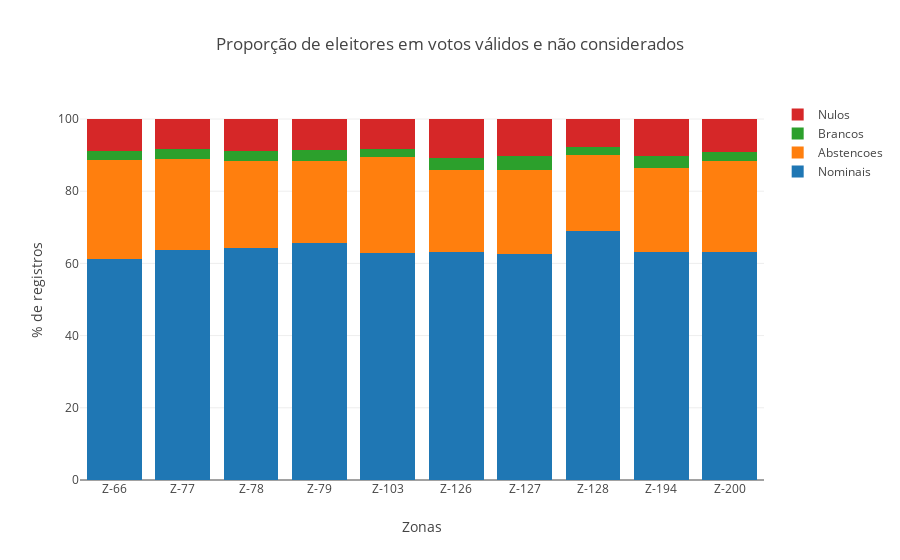

Notebook code for this chart:
### Markdown cell above
#### Visualizando a divisão entre os não considerados

### Code cell
title = 'Proporção de eleitores em votos válidos e não considerados'
props = ['votos_nominais', 'abstencoes', 'votos_brancos', 'votos_nulos']
labels = { 'votos_nominais': 'Nominais', 'abstencoes' : 'Abstencoes', 'votos_brancos': 'Brancos', 'votos_nulos': 'Nulos' }
traces = generateDataToStackedBar(go=go, x=_zonas, props=props, labels=labels, df=agrupado_por_zona)
fig = generatedStackedBar(go=go, data=traces, title=title, x='Zonas', y='% de registros')
py.iplot(fig)

### Figure 1 — Plotly figure (JSON) as saved in the notebook; plotly's stock layout.template omitted (floating-point values rounded to 4 significant figures)
{"data": [{"name": "Nominais", "type": "bar", "uid": "f4ba9272-e0a3-11e8-a9e0-5cc9d399d62a", "x": ["Z-66", "Z-77", "Z-78", "Z-79", "Z-103", "Z-126", "Z-127", "Z-128", "Z-194", "Z-200"], "y": [61.33, 63.6, 64.35, 65.53, 62.75, 63.21, 62.72, 69.06, 63.15, 63.21]}, {"name": "Abstencoes", "type": "bar", "uid": "f4ba9273-e0a3-11e8-a9e0-5cc9d399d62a", "x": ["Z-66", "Z-77", "Z-78", "Z-79", "Z-103", "Z-126", "Z-127", "Z-128", "Z-194", "Z-200"], "y": [27.31, 25.42, 23.96, 22.92, 26.66, 22.65, 23.29, 20.97, 23.4, 25.2]}, {"name": "Brancos", "type": "bar", "uid": "f4ba9274-e0a3-11e8-a9e0-5cc9d399d62a", "x": ["Z-66", "Z-77", "Z-78", "Z-79", "Z-103", "Z-126", "Z-127", "Z-128", "Z-194", "Z-200"], "y": [2.413, 2.788, 2.719, 3.011, 2.244, 3.4, 3.757, 2.208, 3.087, 2.575]}, {"name": "Nulos", "type": "bar", "uid": "f4ba9275-e0a3-11e8-a9e0-5cc9d399d62a", "x": ["Z-66", "Z-77", "Z-78", "Z-79", "Z-103", "Z-126", "Z-127", "Z-128", "Z-194", "Z-200"], "y": [8.948, 8.201, 8.971, 8.541, 8.344, 10.74, 10.23, 7.77, 10.36, 9.014]}], "layout": {"barmode": "stack", "title": "Proporção de eleitores em votos válidos e não considerados", "xaxis": {"title": "Zonas"}, "yaxis": {"title": "% de registros"}}}
